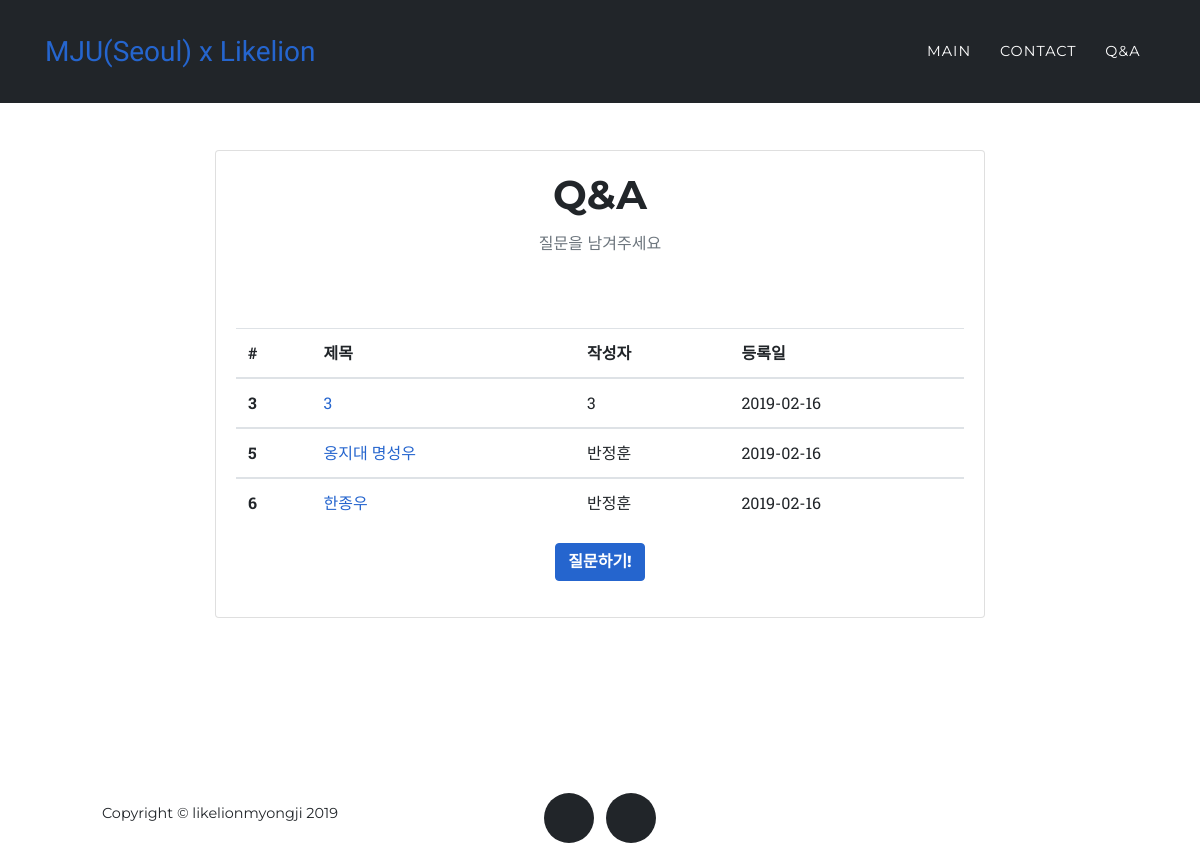
The page /question/ on the database as committed earlier.
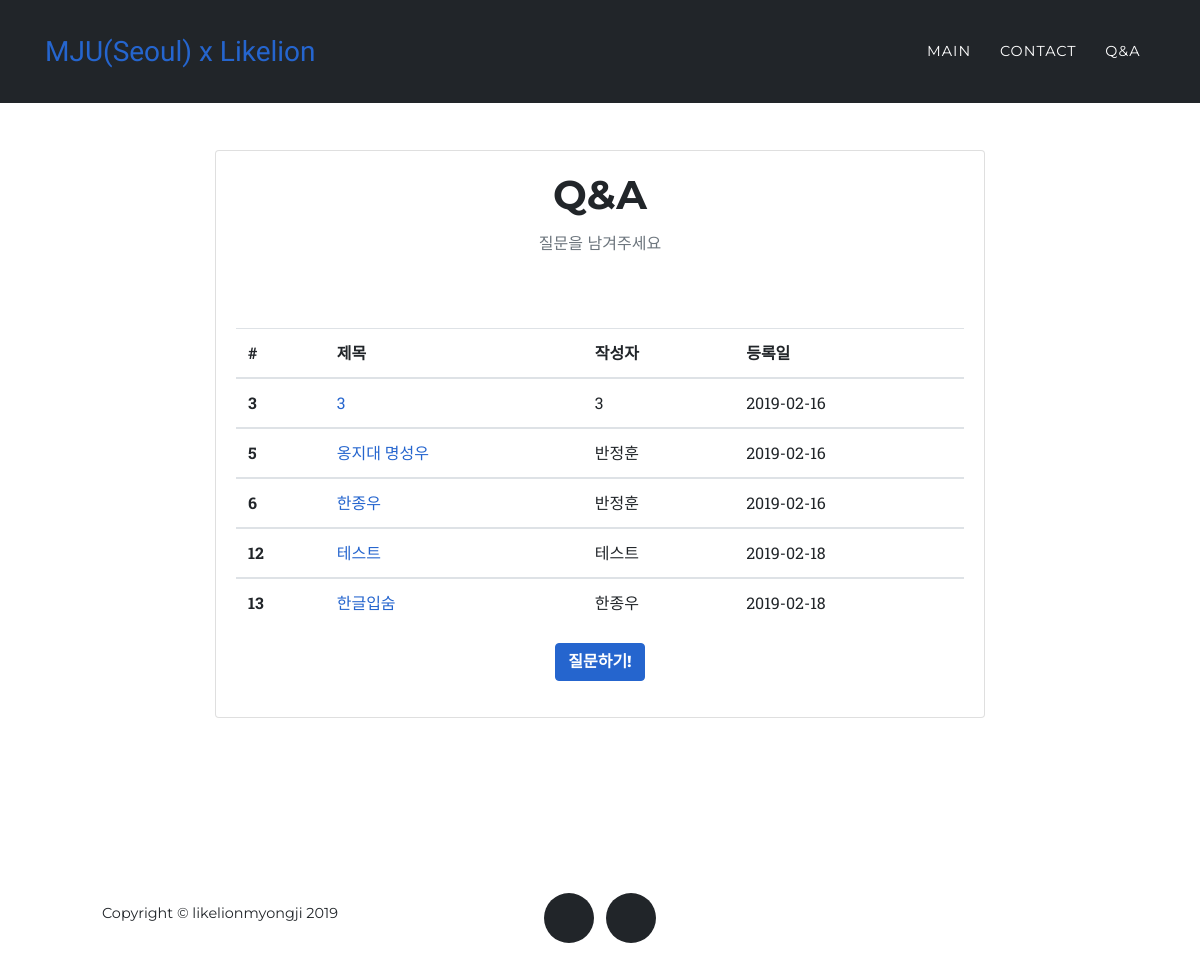
The same page on the database as committed later.
### question/models.py (models this page shows, shortened)
class Question(models.Model):
    title = models.CharField(max_length=200)
    pub_date = models.DateTimeField('date published')
    body = models.TextField()
    writer = models.CharField(max_length=10)
    password = models.CharField(max_length=50)

### question/views.py (the view)
# urls.py: path('question/', question.views.question_list, name='question_list'),
def question_list(request):
    questions = Question.objects
    return render(request, 'question_list.html', {'question':questions})

### question/templates/question_list.html
{% extends 'question_base.html' %}
{% block content %}
<section>
  <div class="container col-md-8">
    <div class="card">
      <div class="card-body">
        <h2 class="section-heading text-uppercase text-center">Q&A</h2>
        <h3 class="section-subheading text-muted text-center">질문을 남겨주세요</h3>
        <table class="table">
          <thead>
            <tr>
              <th scope="col">#</th>
              <th scope="col">제목</th>
              <th scope="col">작성자</th>
              <th scope="col">등록일</th>
            </tr>
          </thead>
          {% for question in question.all %}
            <tbody>
              <tr>
                <th scope="row">{{question.id}}</th>
                <td><a href="{%url 'question_detail' question.id%}">{{question.title}}</a></td>                  <td>{{question.writer}}</td>
                <td>{{question.pub_date|date:"Y-m-d"}}</td>
              </tr>
            </tbody>
          {% endfor %}
        </table>
        <p class = "text-center">
          <a class="btn btn-primary" href="{% url 'question_post'%}" role="button">질문하기!</a>
        </p>
      </div>
    </div>
  </div>
</section>
{% endblock %}

### question/templates/question_base.html (shortened to what this page needs)
{% load static %}
<!DOCTYPE html>
<html lang="en">
<head>
  <link href="{% static 'vendor/bootstrap/css/bootstrap.min.css' %}" rel="stylesheet">
  <link href="{% static 'vendor/fontawesome-free/css/all.min.css' %}" rel="stylesheet" type="text/css">
  <link href="{% static 'css/agency.min.css' %}" rel="stylesheet">
</head>
<body id="page-top">
  <nav class="navbar navbar-expand-lg navbar-dark fixed-top" id="mainNav" style="background-color: #212529">
    <div class="container">
      <a class="navbar-brand js-scroll-trigger" href="{%url 'home'%}">MJU(Seoul) x Likelion</a>
      <div class="collapse navbar-collapse" id="navbarResponsive">
        <ul class="navbar-nav text-uppercase ml-auto">
          <li class="nav-item">
            <a class="nav-link js-scroll-trigger" href="{%url 'home'%}">Main</a>
          </li>
          <li class="nav-item">
            <a class="nav-link js-scroll-trigger" href="{%url 'home'%}#Contact">Contact</a>
          </li>
          <li class="nav-item">
            <a class="nav-link js-scroll-trigger" href="{%url 'question_list'%}">Q&A</a>
          </li>
        </ul>
      </div>
    </div>
  </nav>
  {% block content %}
  {% endblock %}
  <footer>
    <div class="container">
      <div class="row">
        <div class="col-md-4">
          <span class="copyright">Copyright &copy; likelionmyongji 2019</span>
        </div>
        <div class="col-md-4">
          <ul class="list-inline social-buttons">
            <li class="list-inline-item">
              <a href="https://github.com/likelionmyongji">
                <i class="fab fa-github"></i>
              </a>
            </li>
            <li class="list-inline-item">
              <a href="https://www.facebook.com/likelionMJU/">
                <i class="fab fa-facebook-f"></i>
              </a>
            </li>
          </ul>
        </div>
      </div>
    </div>
  </footer>
</body>
</html>

Rows that differ between the two databases and show on the page:
added Question: id "12", title "테스트", writer "테스트", pub_date "2019-02-18"
added Question: id "13", title "한글입숨", writer "한종우", pub_date "2019-02-18"
